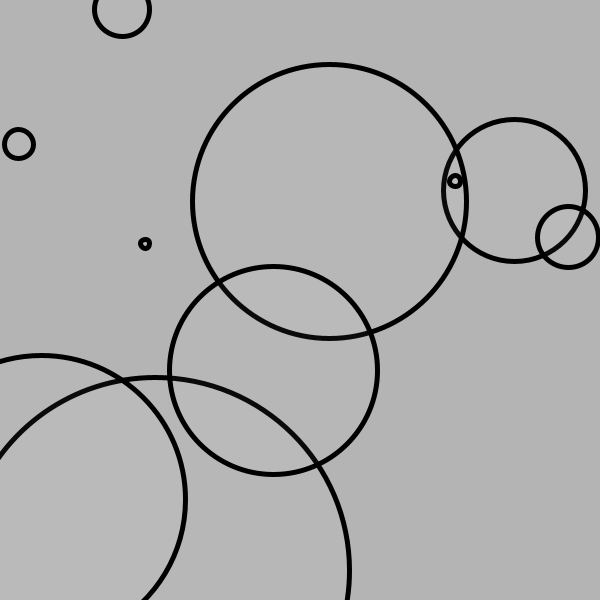
Frame 1 (no input)
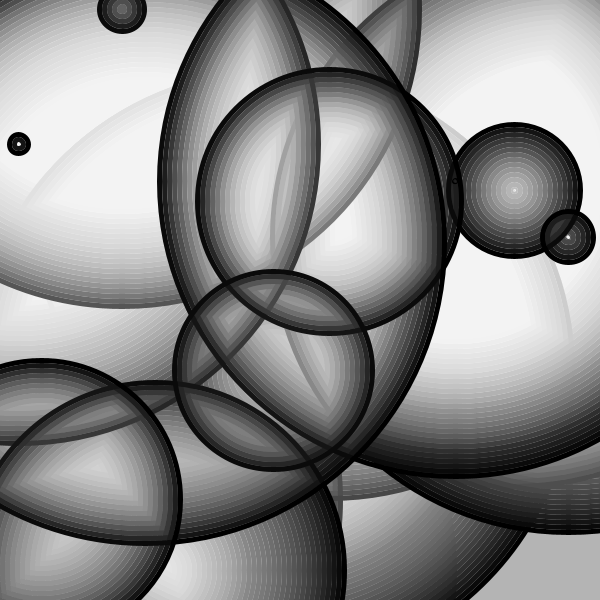
Frame 60 (the mouse pressed at the canvas centre just before this capture)
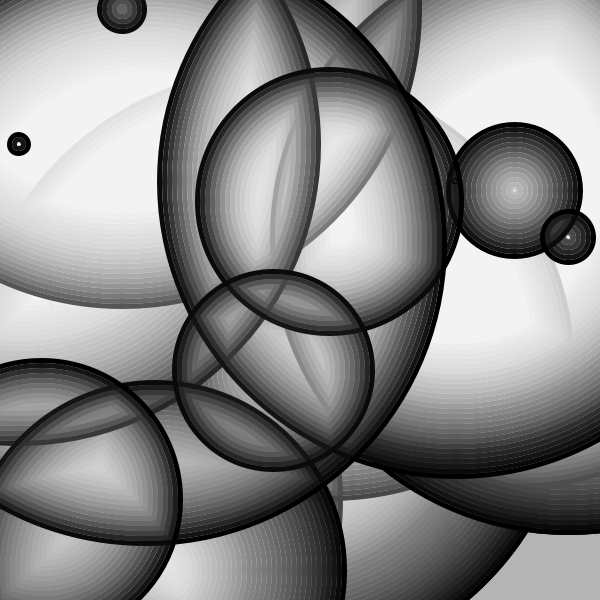
Frame 120 (the mouse held since frame 60 and released just before this capture)

The Processing sketch that drew these frames (run headless with seeded random() and noise(); from frame 60 on, the mouse is pressed at the canvas centre):

// Processing sketch: sample_08_array_4
// ── sample_08_array_4.pde
int [] arrayOfDiam;
float [] arrayOfCentX, arrayOfCentY;

void setup() {
  size(600, 600);
  background(180);
  arrayOfDiam = new int[10];
  arrayOfCentX = new float[10];
  arrayOfCentY = new float[10];
  
  for (int i=0; i<10; i++) {
    arrayOfDiam[i] = int(random(600));
    arrayOfCentX[i] = random(600);
    arrayOfCentY[i] = random(600);
  }
  stroke(0);
  strokeWeight(5);
  fill(255, 10);
  frameRate(20);
}

void draw() {
  //background(180);
  for (int i=0; i<10; i++) {
    ellipse(arrayOfCentX[i], arrayOfCentY[i], arrayOfDiam[i], arrayOfDiam[i]);
    arrayOfDiam[i] += 10;
    arrayOfDiam[i] %= width;
  }
}
